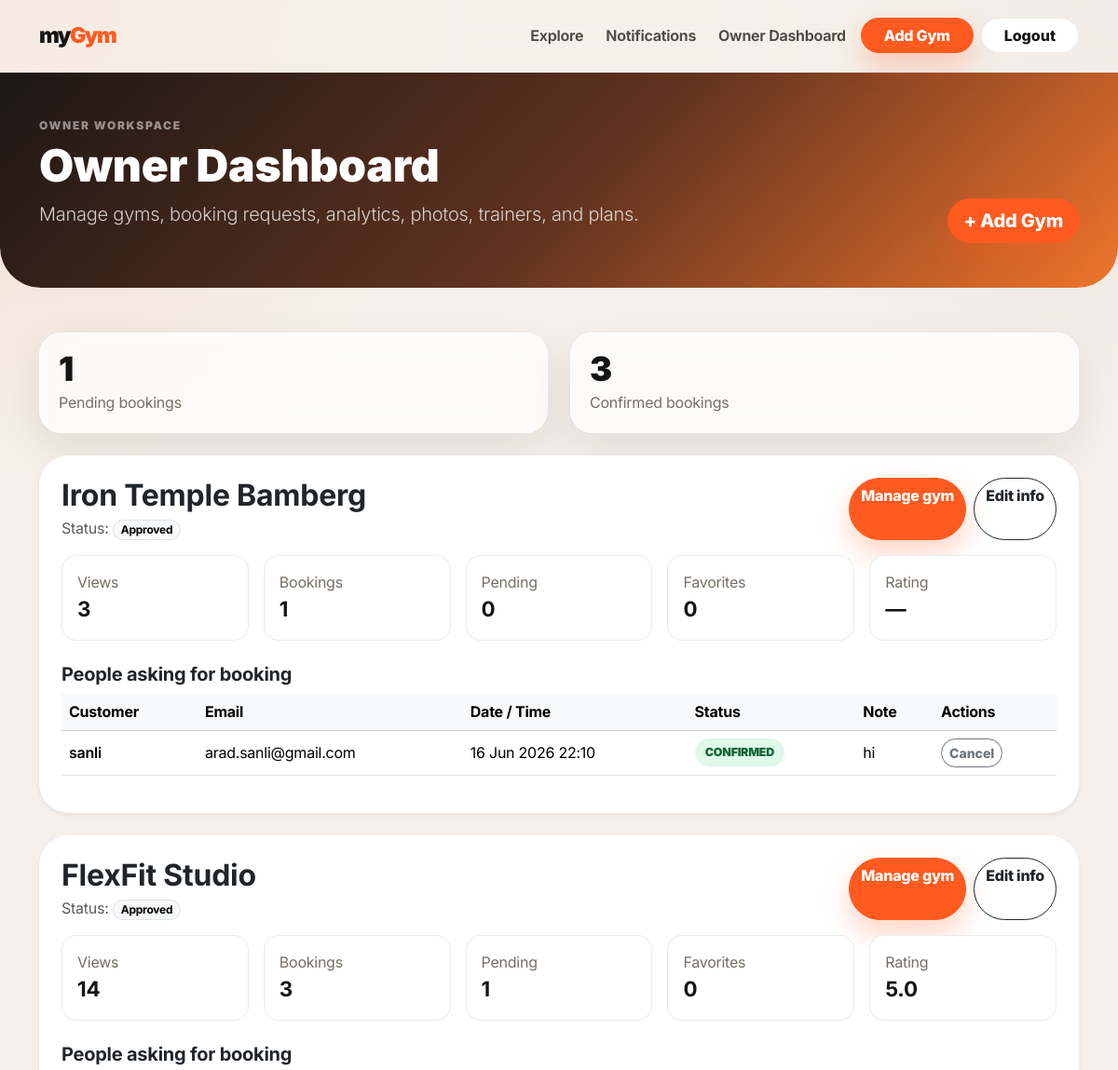
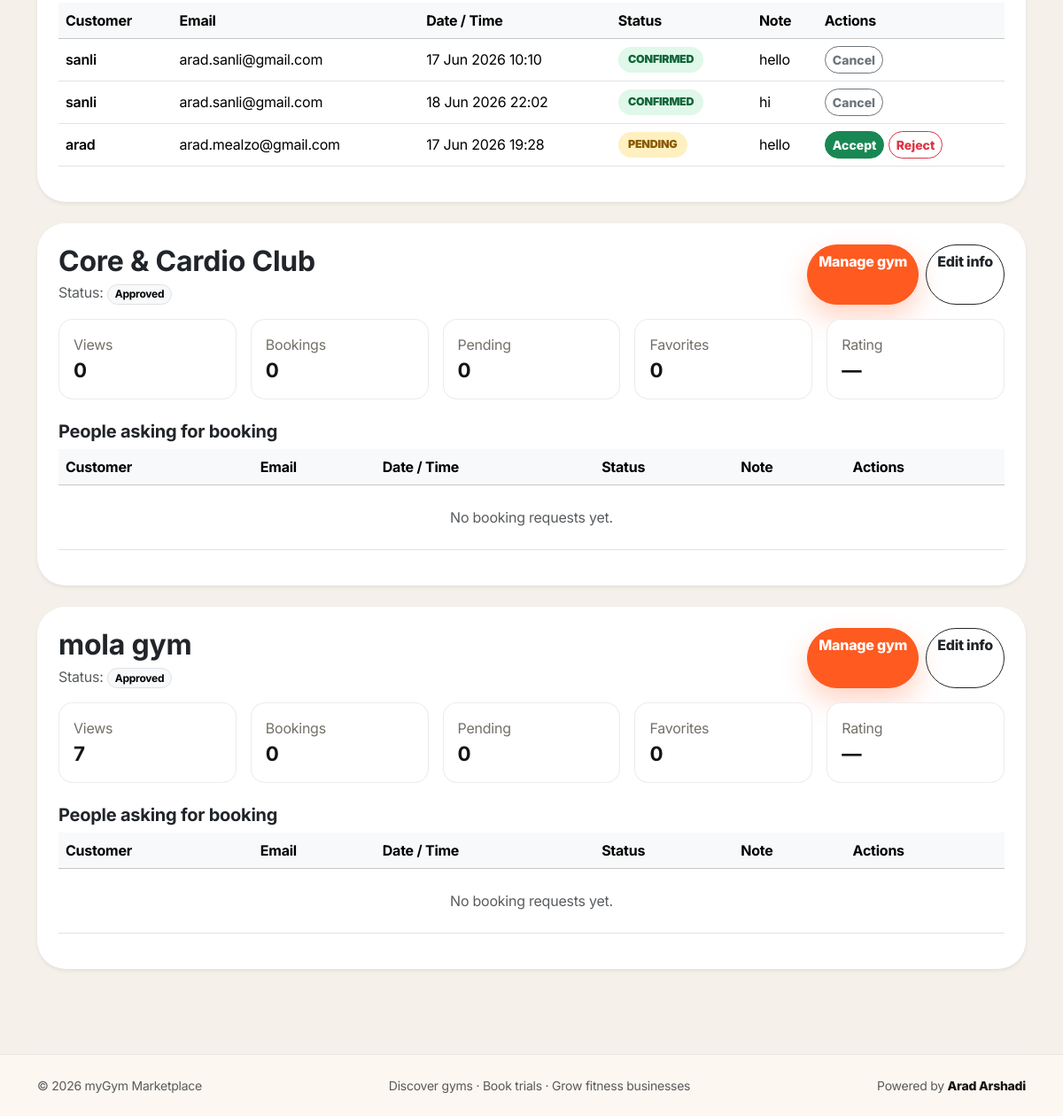
/dashboard/owner/ (signed in), run on the app's committed database (2 pictures, top to bottom).
### apps/gyms/models.py (models this page shows, shortened)
class Gym(models.Model):
    class Status(models.TextChoices):
        PENDING = 'PENDING', 'Pending approval'
        APPROVED = 'APPROVED', 'Approved'
        REJECTED = 'REJECTED', 'Rejected'
    owner = models.ForeignKey(settings.AUTH_USER_MODEL, on_delete=models.CASCADE, related_name='owned_gyms')
    name = models.CharField(max_length=160)
    slug = models.SlugField(max_length=180, unique=True)
    description = models.TextField()
    city = models.CharField(max_length=100)
    address = models.CharField(max_length=255)
    email = models.EmailField(blank=True)
    phone = models.CharField(max_length=40, blank=True)
    website = models.URLField(blank=True)
    latitude = models.DecimalField(max_digits=9, decimal_places=6, null=True, blank=True)
    longitude = models.DecimalField(max_digits=9, decimal_places=6, null=True, blank=True)
    facilities = models.ManyToManyField(Facility, blank=True, related_name='gyms')
    starting_price = models.DecimalField(max_digits=8, decimal_places=2, validators=[MinValueValidator(0)])
    status = models.CharField(max_length=20, choices=Status.choices, default=Status.PENDING)
    created_at = models.DateTimeField(auto_now_add=True)
    updated_at = models.DateTimeField(auto_now=True)
    class Meta:
        ordering = ['name']

### apps/bookings/models.py (models this page shows, shortened)
class Booking(models.Model):
    class Status(models.TextChoices):
        PENDING = 'PENDING', 'Pending'
        CONFIRMED = 'CONFIRMED', 'Confirmed'
        CANCELLED = 'CANCELLED', 'Cancelled'
        REJECTED = 'REJECTED', 'Rejected'
    customer = models.ForeignKey(settings.AUTH_USER_MODEL, on_delete=models.CASCADE, related_name='bookings')
    gym = models.ForeignKey('gyms.Gym', on_delete=models.CASCADE, related_name='bookings')
    trainer = models.ForeignKey('gyms.TrainerProfile', on_delete=models.SET_NULL, null=True, blank=True, related_name='bookings')
    plan = models.ForeignKey('gyms.MembershipPlan', on_delete=models.SET_NULL, null=True, blank=True, related_name='bookings')
    booking_datetime = models.DateTimeField()
    status = models.CharField(max_length=20, choices=Status.choices, default=Status.PENDING)
    customer_note = models.TextField(blank=True)
    payment_status = models.CharField(max_length=30, default='NOT_REQUIRED')
    payment_provider = models.CharField(max_length=40, blank=True)
    payment_reference = models.CharField(max_length=120, blank=True)
    created_at = models.DateTimeField(auto_now_add=True)
    class Meta:
        ordering = ['-created_at']
        constraints = [
            models.UniqueConstraint(fields=['customer', 'gym', 'booking_datetime'], name='unique_customer_gym_booking_time')
        ]

### apps/accounts/models.py (models this page shows, shortened)
class User(AbstractUser):
    class Role(models.TextChoices):
        CUSTOMER = 'CUSTOMER', 'Customer'
        OWNER = 'OWNER', 'Gym Owner'
        TRAINER = 'TRAINER', 'Trainer'
        ADMIN = 'ADMIN', 'Admin'
    role = models.CharField(max_length=20, choices=Role.choices, default=Role.CUSTOMER)
    phone = models.CharField(max_length=30, blank=True)

### apps/dashboard/views.py (the view)
# urls.py: path('owner/', views.owner_dashboard, name='owner_dashboard'),
@login_required
def owner_dashboard(request):
    recent_booking_qs = Booking.objects.select_related('customer', 'trainer', 'plan').order_by('-created_at')
    gyms = Gym.objects.filter(owner=request.user).prefetch_related(
        Prefetch('bookings', queryset=recent_booking_qs, to_attr='recent_bookings')
    ).annotate(
        total_views=Count('views', distinct=True),
        total_bookings=Count('bookings', distinct=True),
        pending_bookings=Count('bookings', filter=Q(bookings__status=Booking.Status.PENDING), distinct=True),
        avg_rating=Avg('reviews__rating'),
        total_favorites=Count('favorited_by', distinct=True),
    )
    total_pending = Booking.objects.filter(gym__owner=request.user, status=Booking.Status.PENDING).count()
    total_confirmed = Booking.objects.filter(gym__owner=request.user, status=Booking.Status.CONFIRMED).count()
    return render(request, 'dashboard/owner_dashboard.html', {
        'gyms': gyms,
        'total_pending': total_pending,
        'total_confirmed': total_confirmed,
    })

### templates/dashboard/owner_dashboard.html (shortened to what this page needs)
{% extends 'base.html' %}
{% block content %}
<section class="dashboard-hero py-5 text-white">
  <div class="container d-flex flex-column flex-md-row justify-content-between align-items-md-end gap-3">
    <div><p class="section-kicker text-white-50">Owner Workspace</p><h1 class="display-5 fw-black">Owner Dashboard</h1><p class="lead text-white-75">Manage gyms, booking requests, analytics, photos, trainers, and plans.</p></div>
    <a class="btn btn-primary btn-lg rounded-pill" href="{% url 'owner_gym_create' %}">+ Add Gym</a>
  </div>
</section>
<div class="container py-5">
  <div class="row g-4 mb-4"><div class="col-md-6"><div class="stat-card"><strong>{{ total_pending }}</strong><span>Pending bookings</span></div></div><div class="col-md-6"><div class="stat-card"><strong>{{ total_confirmed }}</strong><span>Confirmed bookings</span></div></div></div>
  <div class="vstack gap-4">
  {% for gym in gyms %}
    <article class="card border-0 shadow-sm rounded-5 p-4">
      <div class="d-flex flex-column flex-lg-row justify-content-between gap-3 mb-3"><div><h2 class="fw-bold mb-1">{{ gym.name }}</h2><p class="text-muted mb-0">Status: <span class="badge rounded-pill text-bg-light border">{{ gym.get_status_display }}</span></p></div><div class="d-flex gap-2 flex-wrap"><a class="btn btn-primary rounded-pill" href="{% url 'owner_gym_manage' gym.slug %}">Manage gym</a><a class="btn btn-outline-dark rounded-pill" href="{% url 'owner_gym_edit' gym.slug %}">Edit info</a></div></div>
      <div class="row g-3 mb-4"><div class="col-6 col-md"><div class="mini-stat">Views <strong>{{ gym.total_views }}</strong></div></div><div class="col-6 col-md"><div class="mini-stat">Bookings <strong>{{ gym.total_bookings }}</strong></div></div><div class="col-6 col-md"><div class="mini-stat">Pending <strong>{{ gym.pending_bookings }}</strong></div></div><div class="col-6 col-md"><div class="mini-stat">Favorites <strong>{{ gym.total_favorites }}</strong></div></div><div class="col-6 col-md"><div class="mini-stat">Rating <strong>{{ gym.avg_rating|default:'—' }}</strong></div></div></div>
      <h3 class="h5 fw-bold">People asking for booking</h3>
      <div class="table-responsive"><table class="table align-middle"><thead class="table-light"><tr><th>Customer</th><th>Email</th><th>Date / Time</th><th>Status</th><th>Note</th><th>Actions</th></tr></thead><tbody>{% for booking in gym.recent_bookings %}<tr><td class="fw-semibold">{{ booking.customer.get_full_name|default:booking.customer.username }}</td><td>{{ booking.customer.email|default:'—' }}</td><td>{{ booking.booking_datetime|date:'d M Y H:i' }}</td><td><span class="status-pill status-{{ booking.status|lower }}">{{ booking.status }}</span></td><td>{{ booking.customer_note|default:'—' }}</td><td>{% if booking.status == 'PENDING' %}<form action="{% url 'update_booking_status' booking.id 'confirm' %}" method="post" class="d-inline">{% csrf_token %}<button class="btn btn-sm btn-success rounded-pill" type="submit">Accept</button></form> <form action="{% url 'update_booking_status' booking.id 'reject' %}" method="post" class="d-inline">{% csrf_token %}<button class="btn btn-sm btn-outline-danger rounded-pill" type="submit">Reject</button></form>{% elif booking.status == 'CONFIRMED' %}<form action="{% url 'update_booking_status' booking.id 'cancel' %}" method="post" class="d-inline">{% csrf_token %}<button class="btn btn-sm btn-outline-secondary rounded-pill" type="submit">Cancel</button></form>{% else %}—{% endif %}</td></tr>{% empty %}<tr><td colspan="6" class="text-center text-muted py-4">No booking requests yet.</td></tr>{% endfor %}</tbody></table></div>
    </article>
  {% empty %}<article class="card border-0 shadow-sm rounded-5 p-5 text-center"><h2>No gyms yet</h2><p class="text-muted">Create your first gym profile and submit it for admin approval.</p><a class="btn btn-primary rounded-pill" href="{% url 'owner_gym_create' %}">Add your first gym</a></article>{% endfor %}
  </div>
</div>
{% endblock %}

### static/css/style.css (style rules this page uses)
:root { --bg-main:#f5f1ea; --bg-soft:#fffaf3; --text-main:#151515; --text-muted:#756f67; --primary:#ff5a1f; --primary-dark:#e94712; --secondary:#111111; --glass:rgba(255,255,255,.62); --glass-strong:rgba(255,255,255,.78); --glass-border:rgba(255,255,255,.55); --line:rgba(21,21,21,.08); --shadow:0 32px 90px rgba(24,18,12,.14); --shadow-soft:0 18px 50px rgba(24,18,12,.09); --radius-xl:34px; --radius-lg:24px; }
* { box-sizing:border-box }
body { background: radial-gradient(circle at top left, rgba(255,90,31,.16), transparent 32rem), radial-gradient(circle at top right, rgba(17,17,17,.07), transparent 28rem), var(--bg-main);color:var(--text-main);font-family:Inter,ui-sans-serif,system-ui,-apple-system,BlinkMacSystemFont,"Segoe UI",sans-serif;letter-spacing:-.015em }
.fw-black { font-weight:900 }
.text-white-75 { color:rgba(255,255,255,.78)!important }
a { color:var(--primary);text-decoration:none }
.btn { font-weight:800 }
.btn-primary { background:var(--primary)!important;border-color:var(--primary)!important;box-shadow:0 14px 30px rgba(255,90,31,.26) }
.section-kicker { text-transform:uppercase;letter-spacing:.14em;font-size:.75rem;font-weight:900;color:var(--primary);margin-bottom:.35rem }
.status-pill { display:inline-block;padding:.34rem .7rem;border-radius:999px;font-size:.78rem;font-weight:900;background:#ede8df;color:#615a52 }
.status-pending { background:#fff0c2;color:#8a5a00 }
.status-confirmed { background:#dff8e9;color:#12653a }
.stat-card { background:rgba(255,255,255,.72);border:1px solid rgba(255,255,255,.72);border-radius:1.5rem;padding:1.25rem;box-shadow:var(--shadow-soft);height:100%;backdrop-filter:blur(18px) }
.stat-card strong { display:block;font-size:2.25rem;line-height:1;font-weight:900 }
.stat-card span { display:block;color:var(--text-muted);margin-top:.35rem }
.mini-stat { background:#fff;border:1px solid var(--line);border-radius:1rem;padding:1rem;color:var(--text-muted) }
.mini-stat strong { display:block;color:var(--text-main);font-size:1.4rem }
.dashboard-hero { background:linear-gradient(135deg,#1c1714,#60321f 52%,#f0752d);color:#fff;padding:4rem 0;border-radius:0 0 44px 44px }

### data on the page
Gym: name "Iron Temple Bamberg", status "Approved", total_views "3", total_bookings "1", pending_bookings "0", total_favorites "0", avg_rating "—"
Booking: customer.get_full_name "sanli", customer.email "arad.sanli@gmail.com", booking_datetime "16 Jun 2026 22:10", status "CONFIRMED", customer_note "hi", shows "Cancel"
Gym: name "FlexFit Studio", status "Approved", total_views "14", total_bookings "3", pending_bookings "1", total_favorites "0", avg_rating "5.0"
Booking: customer.get_full_name "sanli", customer.email "arad.sanli@gmail.com", booking_datetime "17 Jun 2026 10:10", status "CONFIRMED", customer_note "hello", shows "Cancel"
Booking: customer.get_full_name "sanli", customer.email "arad.sanli@gmail.com", booking_datetime "18 Jun 2026 22:02", status "CONFIRMED", customer_note "hi", shows "Cancel"
Booking: customer.get_full_name "arad", customer.email "arad.mealzo@gmail.com", booking_datetime "17 Jun 2026 19:28", status "PENDING", customer_note "hello", shows "Accept"
Gym: name "Core & Cardio Club", status "Approved", total_views "0", total_bookings "0", pending_bookings "0", total_favorites "0", avg_rating "—"
Gym: name "mola gym", status "Approved", total_views "7", total_bookings "0", pending_bookings "0", total_favorites "0", avg_rating "—"

### other printed values
{{ total_pending }} "1"
{{ total_confirmed }} "3"
